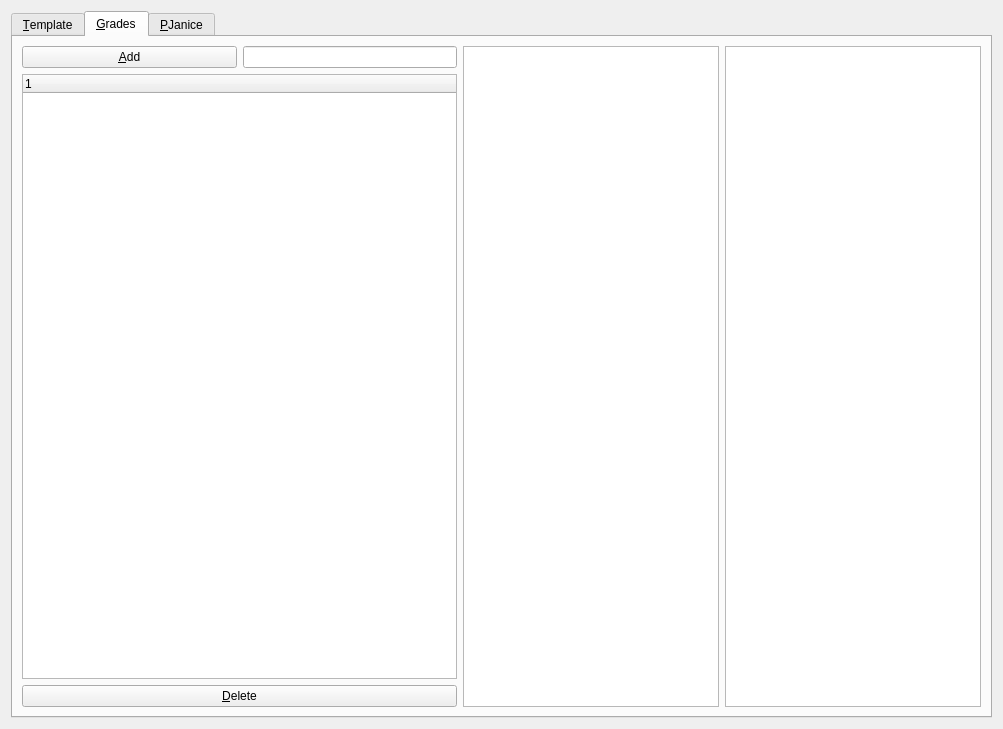
<?xml version="1.0" encoding="UTF-8"?>
<ui version="4.0">
 <class>GDR</class>
 <widget class="QWidget" name="GDR">
  <property name="geometry">
   <rect>
    <x>0</x>
    <y>0</y>
    <width>1003</width>
    <height>729</height>
   </rect>
  </property>
  <property name="windowTitle">
   <string>GDR</string>
  </property>
  <layout class="QVBoxLayout" name="verticalLayout">
   <item>
    <widget class="QTabWidget" name="tabWidgetGrades">
     <property name="currentIndex">
      <number>1</number>
     </property>
     <widget class="QWidget" name="tabTemplate">
      <attribute name="title">
       <string>&amp;Template</string>
      </attribute>
      <layout class="QHBoxLayout" name="horizontalLayout_2">
       <item>
        <widget class="QTableWidget" name="tableWidgetGdrTemplate">
         <property name="rowCount">
          <number>1</number>
         </property>
         <property name="columnCount">
          <number>1</number>
         </property>
         <row/>
         <column/>
        </widget>
       </item>
       <item>
        <layout class="QVBoxLayout" name="verticalLayout_3">
         <property name="sizeConstraint">
          <enum>QLayout::SetMaximumSize</enum>
         </property>
         <item>
          <widget class="QPushButton" name="pushButtonGdrAdd">
           <property name="text">
            <string>&amp;Add</string>
           </property>
          </widget>
         </item>
         <item>
          <widget class="QPushButton" name="pushButtonGdrDel">
           <property name="text">
            <string>&amp;Delete</string>
           </property>
          </widget>
         </item>
         <item>
          <widget class="QPushButton" name="pushButtonGdrSave">
           <property name="text">
            <string>&amp;Save</string>
           </property>
          </widget>
         </item>
         <item>
          <spacer name="verticalSpacer">
           <property name="orientation">
            <enum>Qt::Vertical</enum>
           </property>
           <property name="sizeHint" stdset="0">
            <size>
             <width>18</width>
             <height>488</height>
            </size>
           </property>
          </spacer>
         </item>
        </layout>
       </item>
      </layout>
     </widget>
     <widget class="QWidget" name="tabGrades">
      <attribute name="title">
       <string>&amp;Grades</string>
      </attribute>
      <layout class="QHBoxLayout" name="horizontalLayout_4">
       <item>
        <layout class="QVBoxLayout" name="verticalLayout_4">
         <item>
          <layout class="QHBoxLayout" name="horizontalLayout_3">
           <item>
            <widget class="QPushButton" name="pushButtonAddGrade">
             <property name="text">
              <string>&amp;Add</string>
             </property>
            </widget>
           </item>
           <item>
            <widget class="QLineEdit" name="editlineGrade">
             <property name="sizePolicy">
              <sizepolicy hsizetype="Minimum" vsizetype="Fixed">
               <horstretch>0</horstretch>
               <verstretch>0</verstretch>
              </sizepolicy>
             </property>
            </widget>
           </item>
          </layout>
         </item>
         <item>
          <widget class="QTreeWidget" name="treeWidgetGrades">
           <column>
            <property name="text">
             <string notr="true">1</string>
            </property>
           </column>
          </widget>
         </item>
         <item>
          <widget class="QPushButton" name="pushButtonDeleteGrade">
           <property name="text">
            <string>&amp;Delete</string>
           </property>
          </widget>
         </item>
        </layout>
       </item>
       <item>
        <layout class="QHBoxLayout" name="horizontalLayout">
         <item>
          <widget class="QTableWidget" name="tableWidgetGrades"/>
         </item>
         <item>
          <widget class="QTableWidget" name="tableWidgetGradeData"/>
         </item>
        </layout>
       </item>
      </layout>
     </widget>
     <widget class="QWidget" name="tabPjanice">
      <attribute name="title">
       <string>&amp;PJanice</string>
      </attribute>
      <layout class="QVBoxLayout" name="verticalLayout_2"/>
     </widget>
    </widget>
   </item>
  </layout>
 </widget>
 <resources/>
 <connections/>
</ui>
